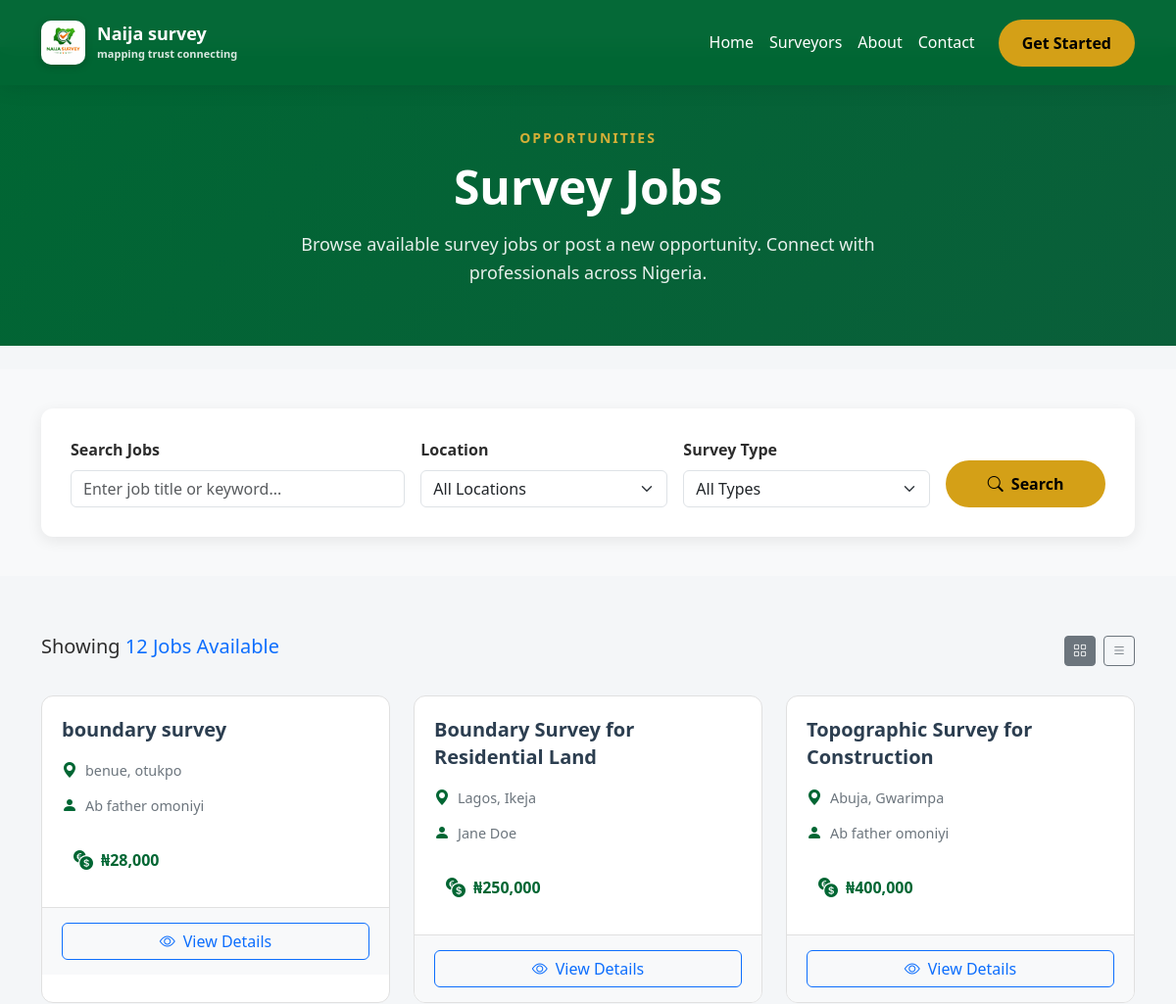
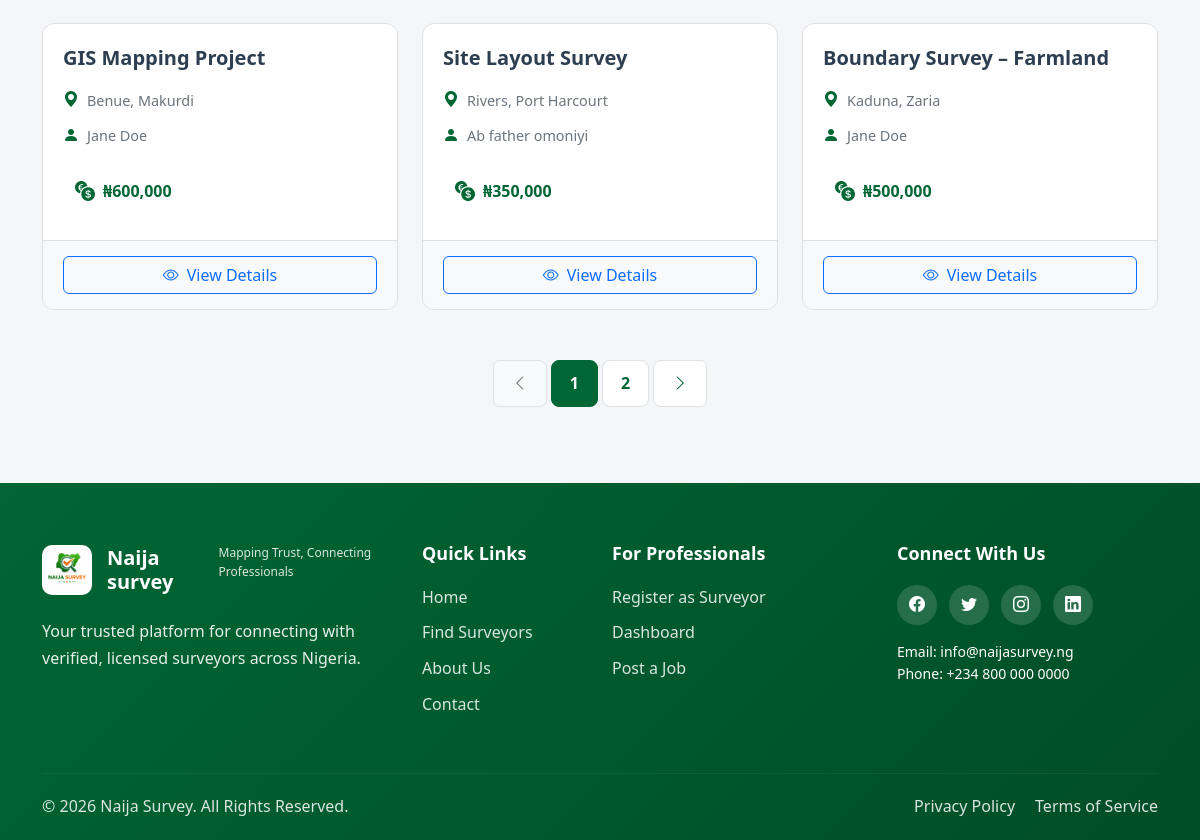
Before: /jobs.php with the older database file (2 pictures, top to bottom).
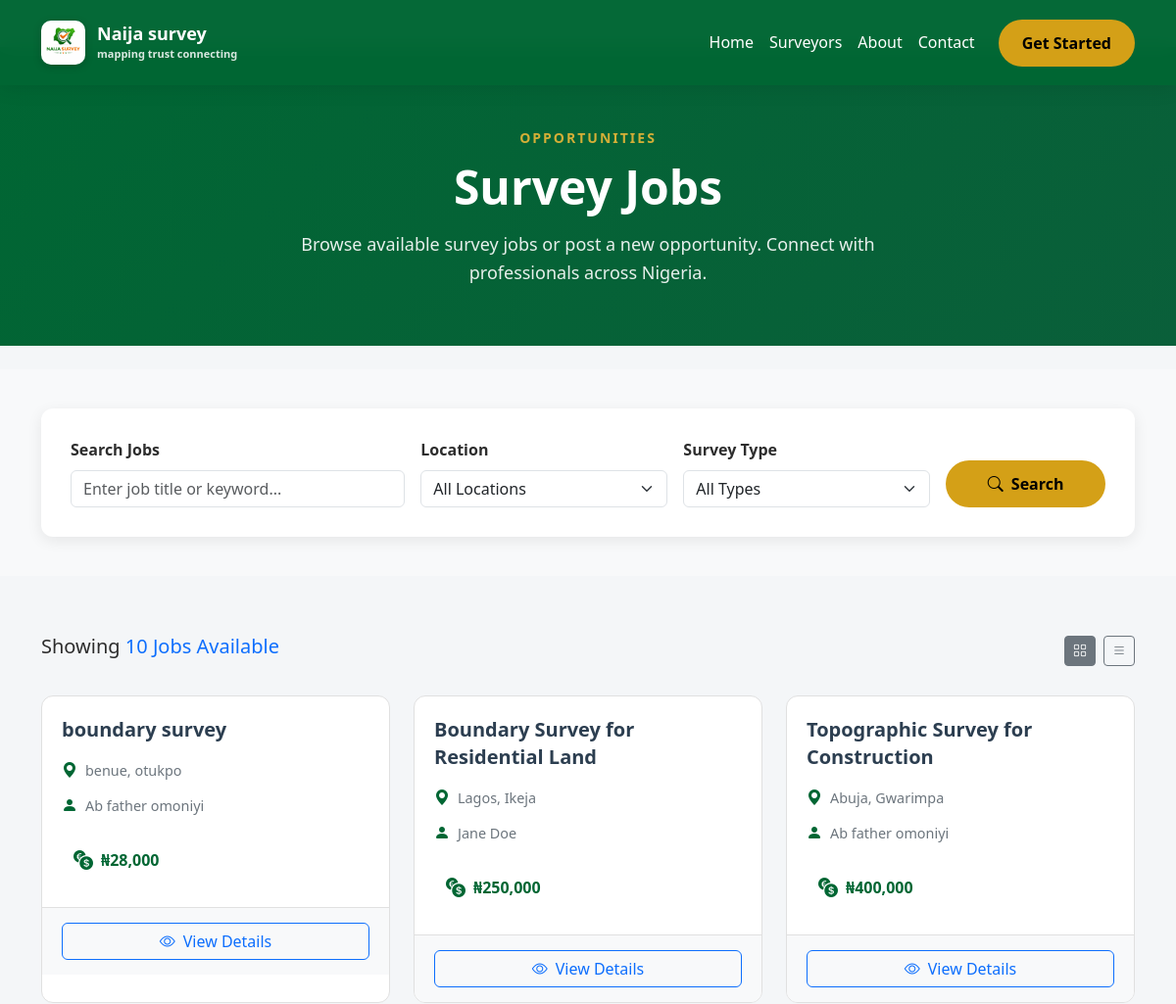
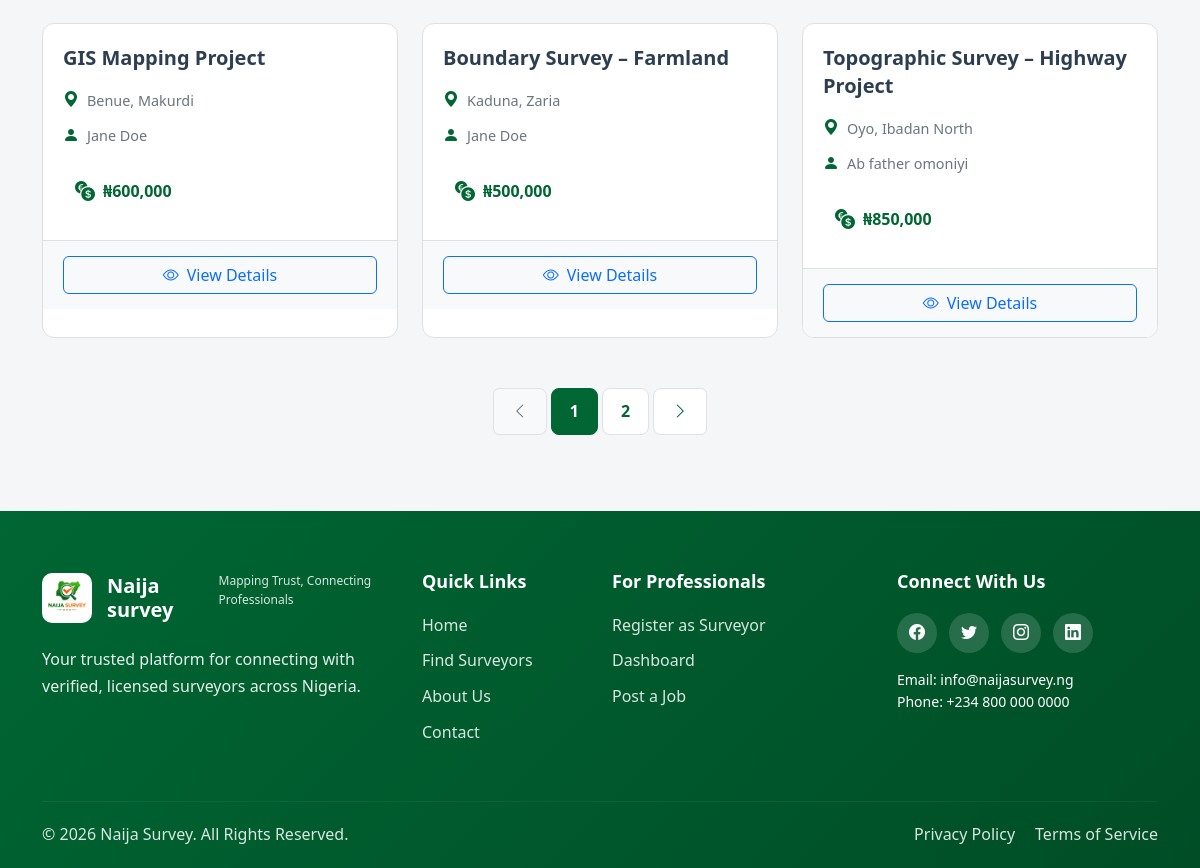
After: the same page with the newer database file (2 pictures, top to bottom).
### tables this page shows
CREATE TABLE IF NOT EXISTS `jobs` (
  `id` int NOT NULL AUTO_INCREMENT,
  `client_profile_id` int NOT NULL,
  `job_title` varchar(255) NOT NULL,
  `job_description` text NOT NULL,
  `proposed_budget` varchar(100) NOT NULL,
  `job_state` varchar(100) NOT NULL,
  `job_lga` varchar(100) NOT NULL,
  `job_address` text NOT NULL,
  `job_status` enum('available','taken','completed') NOT NULL DEFAULT 'available',
  `created_at` datetime NOT NULL DEFAULT CURRENT_TIMESTAMP,
  PRIMARY KEY (`id`),
  KEY `fk_jobs_client` (`client_profile_id`)
);

CREATE TABLE IF NOT EXISTS `clients_profile` (
  `id` int NOT NULL AUTO_INCREMENT,
  `account_id` int NOT NULL,
  `first_name` varchar(100) NOT NULL,
  `surname` varchar(100) NOT NULL,
  `other_names` varchar(100) DEFAULT NULL,
  `phone_number` varchar(20) NOT NULL,
  `whatsapp_number` varchar(20) NOT NULL,
  `bio` text NOT NULL,
  `state` varchar(100) NOT NULL,
  `lga` varchar(100) NOT NULL,
  `address` text NOT NULL,
  `profile_image` varchar(255) NOT NULL,
  `id_type` varchar(50) NOT NULL,
  `id_document` varchar(255) NOT NULL,
  `verification_status` enum('pending','verified','rejected') NOT NULL DEFAULT 'pending',
  `verified_at` datetime NOT NULL DEFAULT CURRENT_TIMESTAMP,
  `created_at` datetime NOT NULL DEFAULT CURRENT_TIMESTAMP,
  `updated_at` datetime NOT NULL DEFAULT CURRENT_TIMESTAMP ON UPDATE CURRENT_TIMESTAMP,
  PRIMARY KEY (`id`),
  KEY `fk_client_user` (`account_id`)
);

### models/Job.php (called while the page is built, shortened)
<?php
class Job {
   public function searchJobsPaginated($pdo, $filters, $limit, $offset) {
    $limit  = (int)$limit;
    $offset = (int)$offset;
    $sql = "SELECT j.*, c.first_name, c.surname
            FROM jobs j
            JOIN clients_profile c ON j.client_profile_id = c.id
            WHERE 1=1";
    $params = [];
    $sql .= " ORDER BY j.created_at DESC LIMIT $limit OFFSET $offset";
    $stmt = $pdo->prepare($sql);
    $stmt->execute($params);
    return $stmt->fetchAll(PDO::FETCH_ASSOC);
    }
    public function countJobs($pdo, $filters) {
    $sql = "SELECT COUNT(*) FROM jobs WHERE 1=1";
    $params = [];
    $stmt = $pdo->prepare($sql);
    $stmt->execute($params);
    return (int)$stmt->fetchColumn();
}
}

### jobs.php (the view, shortened to what this page needs)
<?php
require_once "config/db-connect.php";
require_once "models/Job.php";
$page = isset($_GET['page']) && is_numeric($_GET['page']) ? (int)$_GET['page'] : 1;
$limit = 6;
$offset = ($page - 1) * $limit;
$filters = [
    'q'        => $_GET['q'] ?? null,
    'location' => $_GET['location'] ?? null,
    'type'     => $_GET['type'] ?? null,
];
$jobsInstance = new Job();
$totalJobs = $jobsInstance->countJobs($pdo, $filters);
$totalPages = ceil($totalJobs / $limit);
$jobs = $jobsInstance->searchJobsPaginated(
    $pdo,
    $filters,
    $limit,
    $offset
);
?>
<!DOCTYPE html>
<html lang="en">
<head>
  <link href="https://cdn.jsdelivr.net/npm/bootstrap@5.3.2/dist/css/bootstrap.min.css" rel="stylesheet">
  <link rel="stylesheet" href="assets/css/style.css">
</head>
<body>
  <?php include "components/header.php"; ?>
  <section class="page-header-section mt-5 mb-4">
    <div class="container">
      <div class="row align-items-center">
        <div class="col-lg-8 mx-auto text-center">
          <span class="section-subtitle">Opportunities</span>
          <h1 class="page-header-title">Survey Jobs</h1>
          <p class="page-header-desc">Browse available survey jobs or post a new opportunity. Connect with professionals across Nigeria.</p>
        </div>
      </div>
    </div>
  </section>
  <section class="search-filter-section">
    <form method="GET" action="">
        <div class="container">
          <div class="search-filter-card">
            <div class="row g-3 align-items-end">
              <div class="col-lg-4 col-md-6">
                <label class="form-label fw-semibold">Search Jobs</label>
                <input type="text"  name="q" class="form-control" placeholder="Enter job title or keyword...">
              </div>
              <div class="col-lg-3 col-md-6">
                <label class="form-label fw-semibold">Location</label>
                <select  name="location" class="form-select">
                  <option value="">All Locations</option>
                </select>
              </div>
              <div class="col-lg-3 col-md-6">
                <label class="form-label fw-semibold">Survey Type</label>
                <select name="type" class="form-select">
                  <option value="">All Types</option>
                </select>
              </div>
              <div class="col-lg-2 col-md-6">
                <button type="submit" class="btn btn-gold w-100">
                  <i class="bi bi-search me-2"></i>Search
                </button>
              </div>
            </div>
          </div>
        </div>
    </form>
  </section>
  <section class="jobs-list-section">
    <div class="container">
      <div class="results-header">
        <h5>Showing <span class="text-primary"><?php echo $totalJobs; ?> Jobs Available</span></h5>
        <div class="view-toggle">
          <button class="btn btn-sm btn-outline-secondary active">
            <i class="bi bi-grid"></i>
          </button>
          <button class="btn btn-sm btn-outline-secondary">
            <i class="bi bi-list"></i>
          </button>
        </div>
      </div>
      <div class="row g-4">
        <?php if(empty($jobs)): ?>
          <div class="col-12">
            <div class="alert alert-info text-center">
              <i class="bi bi-info-circle me-2"></i>
              No jobs available at the moment. Check back later!
            </div>
          </div>
        <?php else: ?>
          <?php foreach($jobs as $job): ?>
            <?php
              $client_name = htmlspecialchars($job['first_name'] . ' ' . $job['surname']);
              $location = htmlspecialchars($job['job_state'] . ', ' . $job['job_lga']);
              $full_address = htmlspecialchars($job['job_state'] . ', ' . $job['job_lga'] . ' - ' . $job['job_address']);
              $created_date = date('d M Y', strtotime($job['created_at']));
            ?>
            <div class="col-lg-4 col-md-6">
              <div class="job-card">
                <div class="job-card-body">
                  <h5 class="job-title"><?php echo htmlspecialchars($job['job_title']); ?></h5>
                  <div class="job-meta">
                    <div class="meta-item">
                      <i class="bi bi-geo-alt-fill"></i>
                      <span><?php echo $location; ?></span>
                    </div>
                    <div class="meta-item">
                      <i class="bi bi-person-fill"></i>
                      <span><?php echo $client_name; ?></span>
                    </div>
                  </div>
                  <div class="job-budget">
                    <i class="bi bi-currency-exchange"></i>
                    <span>₦<?php echo number_format($job['proposed_budget']); ?></span>
                  </div>
                </div>
                <div class="job-card-footer">
                  <button class="btn btn-outline-primary w-100"
                      data-bs-toggle="modal"
                      data-bs-target="#jobDetailModal"
                      data-job-id="<?php echo $job['id']; ?>"
                      data-client-profile-id="<?php echo $job['client_profile_id']; ?>"
                      data-title="<?php echo htmlspecialchars($job['job_title']); ?>"
                      data-client="<?php echo $client_name; ?>"
                      data-location="<?php echo $full_address; ?>"
                      data-budget="₦<?php echo number_format($job['proposed_budget']); ?>"
                      data-date="<?php echo $created_date; ?>"
                      data-desc="<?php echo htmlspecialchars($job['job_description']); ?>">
                    <i class="bi bi-eye me-2"></i>View Details
                  </button>
                </div>
              </div>
            </div>
          <?php endforeach; ?>
        <?php endif; ?>
      </div>
      <?php if ($totalPages > 1): ?>
      <div class="pagination-wrapper">
        <nav>
          <ul class="pagination justify-content-center">
            <li class="page-item <?php echo $page <= 1 ? 'disabled' : ''; ?>">
              <a class="page-link" href="?page=<?php echo $page - 1; ?>">
                <i class="bi bi-chevron-left"></i>
              </a>
            </li>
            <?php for ($i = 1; $i <= $totalPages; $i++): ?>
              <li class="page-item <?php echo $i === $page ? 'active' : ''; ?>">
                <a class="page-link" href="?page=<?php echo $i; ?>">
                  <?php echo $i; ?>
                </a>
              </li>
            <?php endfor; ?>
            <li class="page-item <?php echo $page >= $totalPages ? 'disabled' : ''; ?>">
              <a class="page-link" href="?page=<?php echo $page + 1; ?>">
                <i class="bi bi-chevron-right"></i>
              </a>
            </li>
          </ul>
        </nav>
      </div>
      <?php endif; ?>
    </div>
  </section>
  <?php include "components/footer.php"; ?>
</body>
</html>

### components/header.php (shortened to what this page needs)
<nav class="navbar navbar-expand-lg fixed-top">
    <div class="container">
        <a class="navbar-brand" href="index.php">
            <img src="assets/images/logo.png" alt="Logo">
            <div class="brand-text">
                <span class="brand-name">Naija survey</span>
                <span class="brand-tagline">mapping trust connecting</span>
            </div>
        </a>
        <div class="collapse navbar-collapse" id="navbarSupportedContent">
            <ul class="navbar-nav ms-auto align-items-lg-center">
                <li class="nav-item">
                    <a class="nav-link" href="index.php">Home</a>
                </li>
                <li class="nav-item">
                    <a class="nav-link" href="surveyor-listing.php">Surveyors</a>
                </li>
                <li class="nav-item">
                    <a class="nav-link" href="about.php">About</a>
                </li>
                <li class="nav-item">
                    <a class="nav-link" href="contact.php">Contact</a>
                </li>
                <?php if (isset($_SESSION['id'])): ?>
                    <li class="nav-item ms-lg-3 mt-3 mt-lg-0">
                        <a class="btn btn-gold w-100 w-lg-auto px-4" href="includes/logout.php">Logout</a>
                    </li>
                <?php else: ?>
                    <li class="nav-item ms-lg-3 mt-3 mt-lg-0">
                        <a class="btn btn-gold w-100 w-lg-auto px-4" href="register.php">Get Started</a>
                    </li>
                <?php endif; ?>
            </ul>
        </div>
    </div>
</nav>

### components/footer.php (shortened to what this page needs)
<?php
$dashboardLink = "login.php";
?>
<footer class="footer">
    <div class="container">
        <div class="row g-4">
            <div class="col-lg-4 col-md-6">
                <div class="footer-brand">
                    <img src="assets/images/logo.png" alt="Logo" class="footer-logo">
                    <h5>Naija survey</h5>
                    <p class="footer-tagline">Mapping Trust, Connecting Professionals</p>
                </div>
                <p class="footer-desc">Your trusted platform for connecting with verified, licensed surveyors across Nigeria.</p>
            </div>
            <div class="col-lg-2 col-md-6">
                <h6 class="footer-title">Quick Links</h6>
                <ul class="footer-links">
                    <li><a href="index.php">Home</a></li>
                    <li><a href="surveyor-listing.php">Find Surveyors</a></li>
                    <li><a href="about.php">About Us</a></li>
                    <li><a href="contact.php">Contact</a></li>
                </ul>
            </div>
            <div class="col-lg-3 col-md-6">
                <h6 class="footer-title">For Professionals</h6>
                <ul class="footer-links">
                    <li><a href="register.php">Register as Surveyor</a></li>
                    <li><a href="<?php echo $dashboardLink; ?>">Dashboard</a></li>
                    <li><a href="#">Post a Job</a></li>
                </ul>
            </div>
            <div class="col-lg-3 col-md-6">
                <h6 class="footer-title">Connect With Us</h6>
                <div class="social-links">
                    <a href="#" class="social-link"><i class="bi bi-facebook"></i></a>
                    <a href="#" class="social-link"><i class="bi bi-twitter"></i></a>
                    <a href="#" class="social-link"><i class="bi bi-instagram"></i></a>
                    <a href="#" class="social-link"><i class="bi bi-linkedin"></i></a>
                </div>
                <p class="mt-3 small">Email: info@naijasurvey.ng<br>Phone: +234 800 000 0000</p>
            </div>
        </div>
        <hr class="footer-divider">
        <div class="footer-bottom">
            <p>&copy; <?php echo date("Y"); ?> Naija Survey. All Rights Reserved.</p>
            <div class="footer-bottom-links">
                <a href="#">Privacy Policy</a>
                <a href="#">Terms of Service</a>
            </div>
        </div>
    </div>
</footer>
<link rel="stylesheet" href="https://cdn.jsdelivr.net/npm/bootstrap-icons@1.11.1/font/bootstrap-icons.css">
</body>
</html>

Changed rows visible on the page:
removed jobs: job_title "Site Layout Survey", location "Rivers, Port Harcourt", client_profile.surname "Ab father omoniyi", proposed_budget "350,000"
now on this page (row unchanged): jobs: job_title "Topographic Survey – Highway Project", location "Oyo, Ibadan North", client_profile.surname "Ab father omoniyi", proposed_budget "850,000"
Other visible differences:
$totalJobs: "12" → "10"
